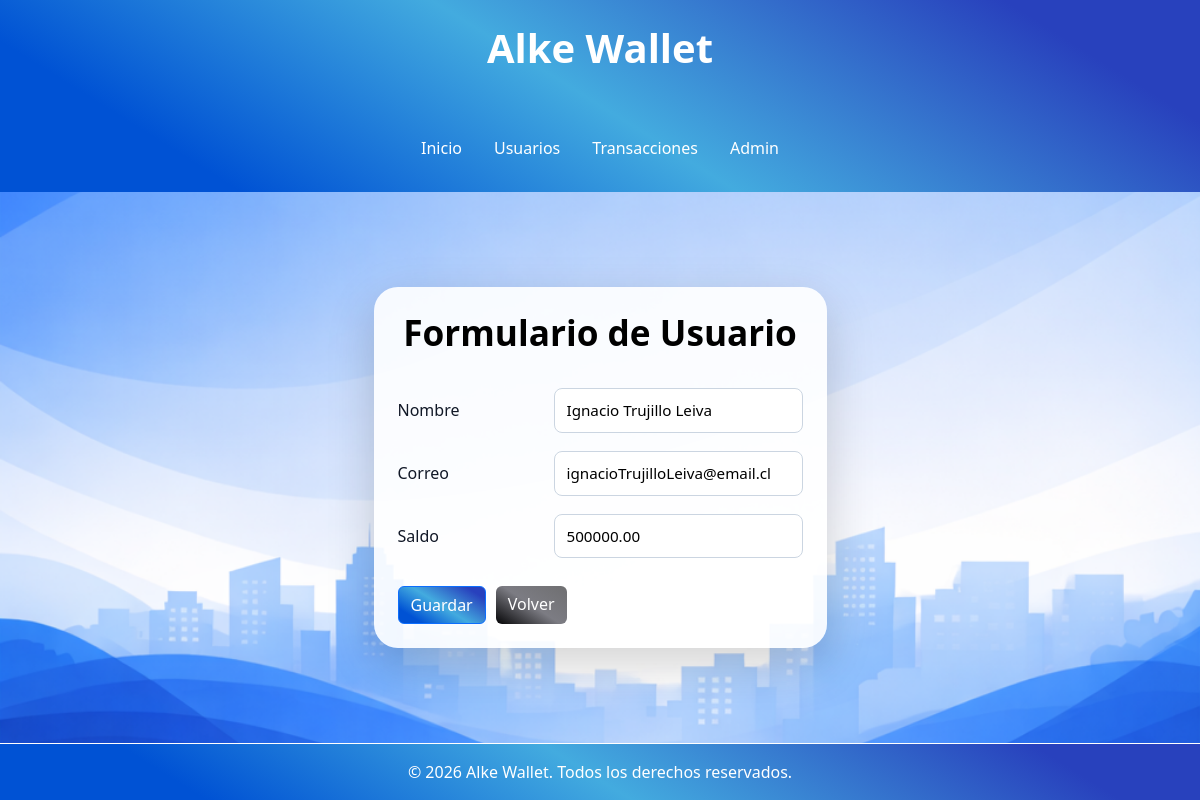
Page /usuarios/editar/1/ on the committed database.
### wallet/models.py (models this page shows, shortened)
class Usuario(models.Model):
    nombre = models.CharField(max_length=100)
    correo = models.EmailField(unique=True)
    saldo = models.DecimalField(max_digits=12, decimal_places=2, default=0)
    fecha_registro = models.DateTimeField(auto_now_add=True)

### wallet/views.py (the view)
# urls.py: path('usuarios/editar/<int:pk>/', UsuarioUpdateView.as_view(), name='usuario_update'),
class UsuarioUpdateView(UpdateView):
    model = Usuario
    fields = ['nombre', 'correo', 'saldo']
    template_name = 'wallet/usuario_form.html'
    success_url = reverse_lazy('usuario_list')

### wallet/templates/wallet/usuario_form.html (shortened to what this page needs)
{% extends 'wallet/base.html' %}
{% block content %}
<div class="transactions-container">
    <div class="card card-base form-card shadow-lg p-4">
        <h2 class="title">Formulario de Usuario</h2>
        <form method="post" class="custom-form">
            <div class="form-group-custom">
                <label for="{{ form.nombre.id_for_label }}">Nombre</label>
                {{ form.nombre }}
            </div>
            <div class="form-group-custom">
                <label for="{{ form.correo.id_for_label }}">Correo</label>
                {{ form.correo }}
            </div>
            <div class="form-group-custom">
                <label for="{{ form.saldo.id_for_label }}">Saldo</label>
                {{ form.saldo }}
            </div>
            <div class="form-actions">
                <button type="submit" class="btn btn-primary">
                    Guardar
                </button>
                <a href="{% url 'usuario_list' %}" class="btn btn-secondary">
                    Volver
                </a>
            </div>
        </form>
    </div>
</div>
{% endblock %}

### wallet/static/wallet/css/style.css (style rules this page uses)
:root { --color-primario: #0052D4; --color-secundario: #43abdf; --color-opcional: #2841bd; }
h2 { color: black; text-align: center; font-size: 2.2rem; font-weight: 700; margin-bottom: 25px; }
.background-app { background: url('../img/fondo.jpg') no-repeat center center; background-size: cover; background-position: center; background-attachment: fixed; height: 100vh; margin: 0; }
.card-base { width: 100%; border-radius: 20px; border: none; background: rgba(255, 255, 255, 0.9); }
.form-card { max-width: 640px; width: 100%; margin: 0 auto; border-radius: 24px; }
.custom-form { margin-top: 10px; }
.form-group-custom { display: flex; align-items: center; gap: 16px; margin-bottom: 18px; }
.form-group-custom label { width: 140px; font-weight: 500; color: #111827; margin: 0; }
.form-group-custom input, .form-group-custom select, .form-group-custom textarea { flex: 1; padding: 10px 12px; border: 1px solid #cbd5e1; border-radius: 8px; font-size: 0.95rem; background-color: #ffffff; }
.form-actions { display: flex; gap: 10px; margin-top: 28px; }
.btn-secondary { background: #6b7280; color: white; border: none; }
.btn-primary { background: linear-gradient(32deg, #0052D4 16%, #43abdf 49%, #2841bd 87%); }
.btn-secondary { background: linear-gradient(33deg, #040406 0%, #7c7c83 50%, #6f6f71 100%); }

### rows in the picture
Usuario: nombre "Ignacio Trujillo Leiva", correo "ignacioTrujilloLeiva@email.cl", saldo "500000.00"
